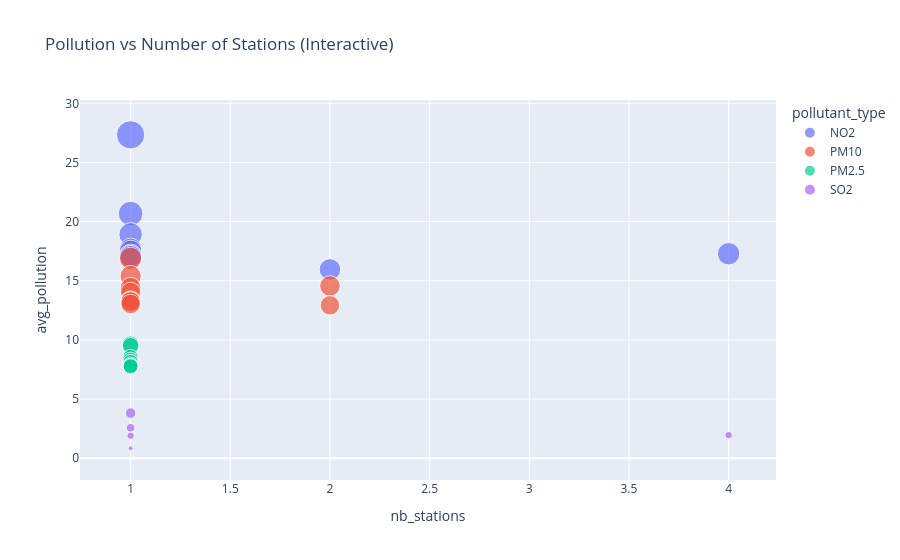

Notebook source saved alongside this figure:
### Code cell
stations_summary = load_table("SELECT * FROM consumption_city_station_coverage", engine_consumption)

merged = top_cities.merge(stations_summary, on="city_name")

import plotly.express as px

fig = px.scatter(
    merged,
    x="nb_stations",
    y="avg_pollution",
    color="pollutant_type",
    hover_name="city_name",
    size="avg_pollution",
    title="Pollution vs Number of Stations (Interactive)"
)

fig.show()

### Figure 1 — Plotly figure (JSON) as saved in the notebook; plotly's stock layout.template omitted (floating-point values rounded to 4 significant figures)
{"data": [{"hovertemplate": "<b>%{hovertext}</b><br><br>pollutant_type=NO2<br>nb_stations=%{x}<br>avg_pollution=%{marker.size}<extra></extra>", "hovertext": ["Wachtebeke", "Steenokkerzeel", "Brussel (Beliardstraat)", "Antwerpen (Ring)", "Bruxelles (Sainte-Catherine)", "Antwerpen", "Hoevenen", "Brussel (Rue des Tanneurs)", "Arts-Loi", "BERENDRECHT"], "legendgroup": "NO2", "marker": {"color": "#636efa", "size": [27.34, 20.68, 18.92, 17.65, 17.48, 17.29, 17.16, 17.06, 17.04, 15.96], "sizemode": "area", "sizeref": 0.06835, "symbol": "circle"}, "mode": "markers", "name": "NO2", "orientation": "v", "showlegend": true, "type": "scatter", "x": [1, 1, 1, 1, 1, 4, 1, 1, 1, 2], "xaxis": "x", "y": [27.34, 20.68, 18.92, 17.65, 17.48, 17.29, 17.16, 17.06, 17.04, 15.96], "yaxis": "y"}, {"hovertemplate": "<b>%{hovertext}</b><br><br>pollutant_type=PM10<br>nb_stations=%{x}<br>avg_pollution=%{marker.size}<extra></extra>", "hovertext": ["Zeebrugge (Evendijk-Oost)", "Gent", "Zeebrugge", "Genk", "Antwerpen (Ring)", "Antwerpen (3M - Fence Line W)", "Merksem", "Antwerpen (Park Spoor Noord)", "Antwerpen (Blancefloerlaan)", "Borgerhout"], "legendgroup": "PM10", "marker": {"color": "#EF553B", "size": [16.9, 15.4, 14.56, 14.42, 14.02, 13.32, 13.26, 13.24, 13.04, 12.93], "sizemode": "area", "sizeref": 0.06835, "symbol": "circle"}, "mode": "markers", "name": "PM10", "orientation": "v", "showlegend": true, "type": "scatter", "x": [1, 1, 2, 1, 1, 1, 1, 1, 1, 2], "xaxis": "x", "y": [16.9, 15.4, 14.56, 14.42, 14.02, 13.32, 13.26, 13.24, 13.04, 12.93], "yaxis": "y"}, {"hovertemplate": "<b>%{hovertext}</b><br><br>pollutant_type=PM2.5<br>nb_stations=%{x}<br>avg_pollution=%{marker.size}<extra></extra>", "hovertext": ["Genk", "Gent", "Hasselt", "Vilvoorde", "Antwerpen (Ring)", "Antwerpen (Park Spoor Noord)", "Steenokkerzeel", "Zwijndrecht (Neerstraat)", "Houthalen-Helchteren", "Antwerpen (Blancefloerlaan)"], "legendgroup": "PM2.5", "marker": {"color": "#00cc96", "size": [9.637, 9.498, 8.532, 8.307, 8.134, 8.117, 7.91, 7.841, 7.789, 7.771], "sizemode": "area", "sizeref": 0.06835, "symbol": "circle"}, "mode": "markers", "name": "PM2.5", "orientation": "v", "showlegend": true, "type": "scatter", "x": [1, 1, 1, 1, 1, 1, 1, 1, 1, 1], "xaxis": "x", "y": [9.637, 9.498, 8.532, 8.307, 8.134, 8.117, 7.91, 7.841, 7.789, 7.771], "yaxis": "y"}, {"hovertemplate": "<b>%{hovertext}</b><br><br>pollutant_type=SO2<br>nb_stations=%{x}<br>avg_pollution=%{marker.size}<extra></extra>", "hovertext": ["Molenbeek-Saint-Jean", "Uccle", "Antwerpen", "Kallo", "Hoboken", "Mol"], "legendgroup": "SO2", "marker": {"color": "#ab63fa", "size": [3.818, 2.574, 1.95, 1.9, 0.84, 0.02], "sizemode": "area", "sizeref": 0.06835, "symbol": "circle"}, "mode": "markers", "name": "SO2", "orientation": "v", "showlegend": true, "type": "scatter", "x": [1, 1, 4, 1, 1, 1], "xaxis": "x", "y": [3.818, 2.574, 1.95, 1.9, 0.84, 0.02], "yaxis": "y"}], "layout": {"legend": {"itemsizing": "constant", "title": {"text": "pollutant_type"}, "tracegroupgap": 0}, "title": {"text": "Pollution vs Number of Stations (Interactive)"}, "xaxis": {"anchor": "y", "domain": [0, 1], "title": {"text": "nb_stations"}}, "yaxis": {"anchor": "x", "domain": [0, 1], "title": {"text": "avg_pollution"}}}}
